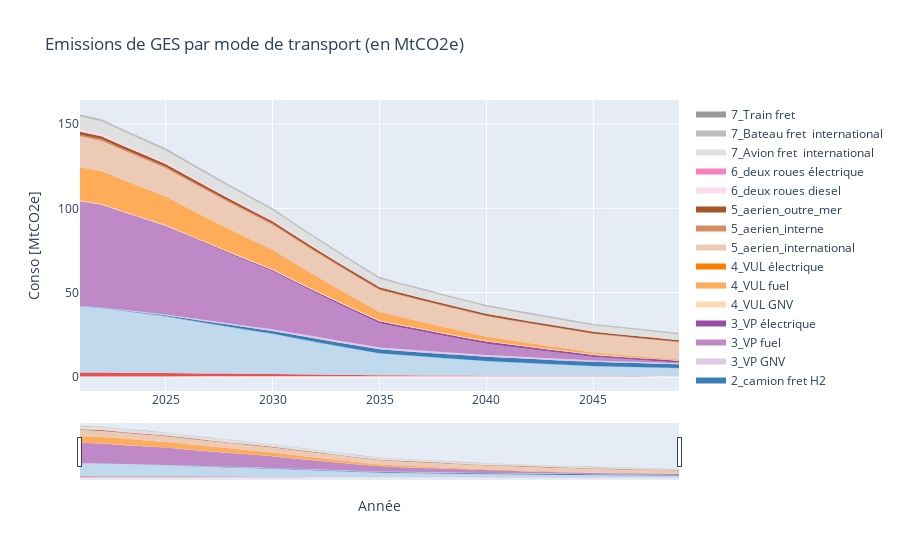

Write notebook code for a chart like this one.
### Code cell
Var = "emissions"
y_df = sim_stock_df.groupby(["year",Energy_system_name])[Var].sum().to_frame().reset_index().\
    pivot(index=['year'], columns=Energy_system_name).loc[[year for year in sim_param["years"][1:]],Var]/10**3
y_df.columns=pd.MultiIndex.from_tuples([(str(col_class_dict[key]),key) for key in y_df.columns])

fig = MyStackedPlotly(y_df=y_df)
fig=fig.update_layout(title_text="Emissions de GES par mode de transport (en MtCO2e)", xaxis_title="Année",yaxis_title="Conso [MtCO2e]")
#plotly.offline.plot(fig, filename=Graphic_folder+'file.html') ## offline
fig.show()
